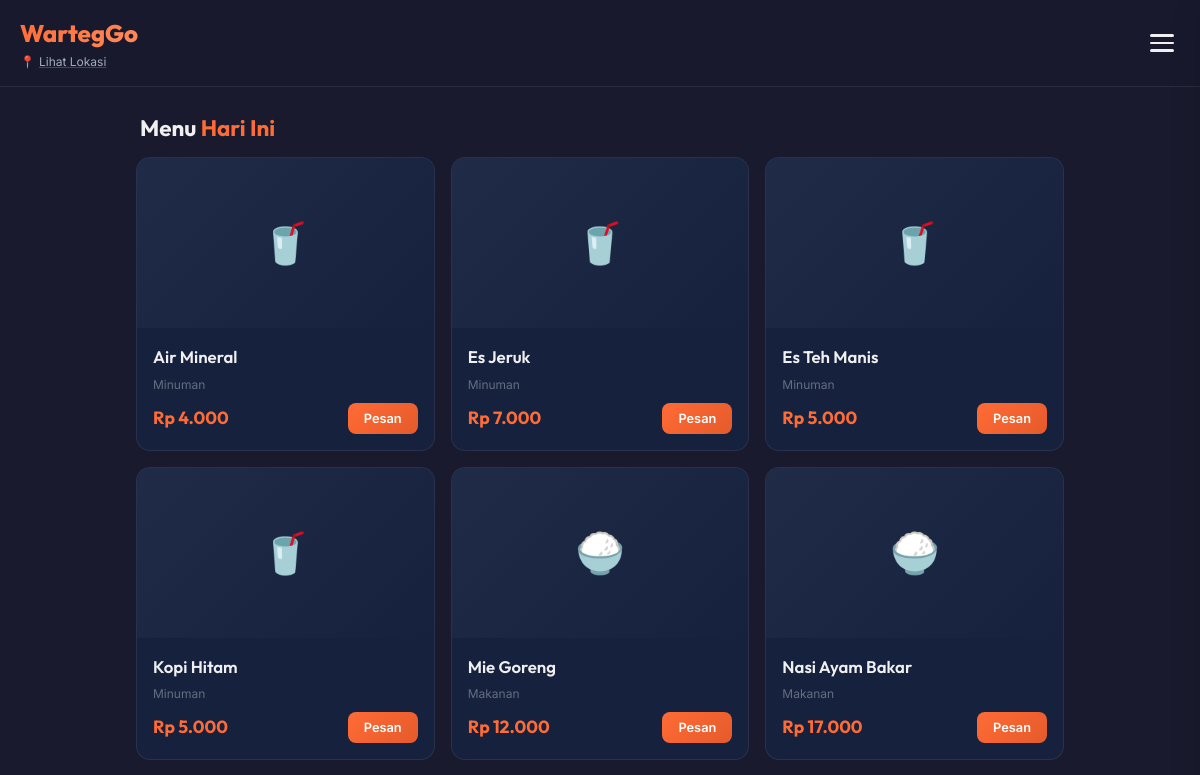
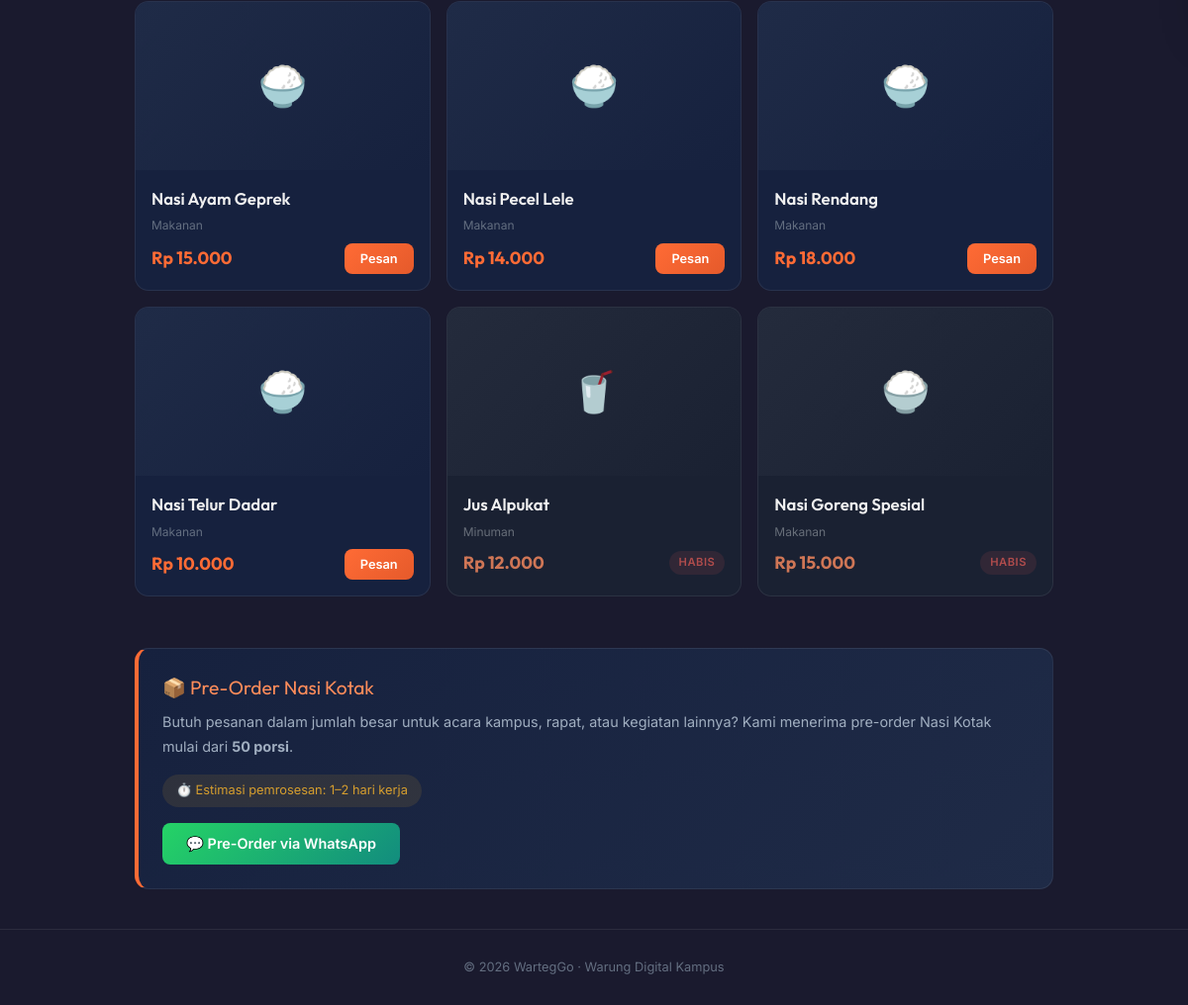
The page / on the database its author committed (2 pictures, top to bottom).
### tables this page shows
CREATE TABLE IF NOT EXISTS admin_warung (
    id INT AUTO_INCREMENT PRIMARY KEY,
    username VARCHAR(50) NOT NULL UNIQUE,
    password VARCHAR(255) NOT NULL COMMENT 'bcrypt hash',
    no_whatsapp VARCHAR(20) NOT NULL,
    link_gmaps TEXT DEFAULT NULL,
    nama_warung VARCHAR(100) DEFAULT 'WartegGo',
    created_at TIMESTAMP DEFAULT CURRENT_TIMESTAMP,
    updated_at TIMESTAMP DEFAULT CURRENT_TIMESTAMP ON UPDATE CURRENT_TIMESTAMP
);

CREATE TABLE IF NOT EXISTS menu (
    id INT AUTO_INCREMENT PRIMARY KEY,
    nama_menu VARCHAR(100) NOT NULL,
    kategori ENUM('makanan', 'minuman') NOT NULL,
    harga INT NOT NULL,
    stok_status TINYINT(1) DEFAULT 1 COMMENT '1=tersedia, 0=habis',
    gambar VARCHAR(255) DEFAULT NULL,
    created_at TIMESTAMP DEFAULT CURRENT_TIMESTAMP,
    updated_at TIMESTAMP DEFAULT CURRENT_TIMESTAMP ON UPDATE CURRENT_TIMESTAMP
);

### config/database.php (called while the page is built, shortened)
<?php
function formatRupiah($angka) {
    return 'Rp ' . number_format($angka, 0, ',', '.');
}
function e($string) {
    return htmlspecialchars($string ?? '', ENT_QUOTES, 'UTF-8');
}
function getAdminData($pdo) {
    $stmt = $pdo->query("SELECT * FROM admin_warung LIMIT 1");
    return $stmt->fetch();
}

### index.php (the view, shortened to what this page needs)
<?php
require_once 'config/database.php';
$admin = getAdminData($pdo);
$noWa = $admin['no_whatsapp'] ?? '6281234567890';
$linkGmaps = $admin['link_gmaps'] ?? '#';
$namaWarung = $admin['nama_warung'] ?? 'WartegGo';
$stmt = $pdo->query("SELECT * FROM menu ORDER BY stok_status DESC, nama_menu ASC");
$menus = $stmt->fetchAll();
$cssPath = 'assets/css/style.css';
require_once 'includes/header.php';
?>
<body data-whatsapp="<?= e($noWa) ?>">
<nav class="navbar" id="navbar">
    <div class="navbar__brand">
        <div>
            <div class="navbar__logo"><?= e($namaWarung) ?></div>
            <div class="navbar__location">
                📍 <a href="<?= e($linkGmaps) ?>" target="_blank" rel="noopener">Lihat Lokasi</a>
            </div>
        </div>
    </div>
    <button class="hamburger" id="hamburger" aria-label="Menu">
        <span></span><span></span><span></span>
    </button>
</nav>
<main class="container">
    <h1 class="section-title">Menu <span>Hari Ini</span></h1>
    <div class="menu-grid" id="menuGrid">
        <?php foreach ($menus as $menu): ?>
            <?php $isHabis = $menu['stok_status'] == 0; ?>
            <div class="menu-card <?= $isHabis ? 'habis' : '' ?>" data-kategori="<?= e($menu['kategori']) ?>">
                <?php if (!empty($menu['gambar']) && file_exists('assets/uploads/' . $menu['gambar'])): ?>
                    <img src="assets/uploads/<?= e($menu['gambar']) ?>" alt="<?= e($menu['nama_menu']) ?>" class="menu-card__img" loading="lazy">
                <?php else: ?>
                    <div class="menu-card__img-placeholder">
                        <?= $menu['kategori'] === 'makanan' ? '🍚' : '🥤' ?>
                    </div>
                <?php endif; ?>
                <div class="menu-card__body">
                    <div class="menu-card__name"><?= e($menu['nama_menu']) ?></div>
                    <div class="menu-card__kategori"><?= e($menu['kategori']) ?></div>
                    <div class="menu-card__footer">
                        <span class="menu-card__price"><?= formatRupiah($menu['harga']) ?></span>
                        <?php if ($isHabis): ?>
                            <span class="badge badge--habis">Habis</span>
                        <?php else: ?>
                            <button class="btn-pesan" data-order="<?= e($menu['nama_menu']) ?>">Pesan</button>
                        <?php endif; ?>
                    </div>
                </div>
            </div>
        <?php endforeach; ?>
    </div>
    <div class="preorder-banner">
        <div class="preorder-banner__title">📦 Pre-Order Nasi Kotak</div>
        <p class="preorder-banner__text">
            Butuh pesanan dalam jumlah besar untuk acara kampus, rapat, atau kegiatan lainnya?
            Kami menerima pre-order Nasi Kotak mulai dari <strong>50 porsi</strong>.
        </p>
        <div class="preorder-banner__info">⏱️ Estimasi pemrosesan: 1–2 hari kerja</div>
        <br>
        <button class="btn btn--wa" id="preorderWaBtn">💬 Pre-Order via WhatsApp</button>
    </div>
</main>
<footer class="footer">
    &copy; <?= date('Y') ?> <?= e($namaWarung) ?> &middot; Warung Digital Kampus
</footer>
<?php require_once 'includes/footer.php'; ?>

### includes/header.php (shortened to what this page needs)
<!DOCTYPE html>
<html lang="id">
<head>
    <link rel="stylesheet" href="<?= $cssPath ?? 'assets/css/style.css' ?>">
</head>
<body>

### includes/footer.php (shortened to what this page needs)
</body>
</html>

### rows shown on the page
admin_warung: nama_warung "WartegGo"
menu: nama_menu "Air Mineral", kategori "Minuman", harga "Rp 4.000"
menu: nama_menu "Es Jeruk", kategori "Minuman", harga "Rp 7.000"
menu: nama_menu "Es Teh Manis", kategori "Minuman", harga "Rp 5.000"
menu: nama_menu "Kopi Hitam", kategori "Minuman", harga "Rp 5.000"
menu: nama_menu "Mie Goreng", kategori "Makanan", harga "Rp 12.000"
menu: nama_menu "Nasi Ayam Bakar", kategori "Makanan", harga "Rp 17.000"
menu: nama_menu "Nasi Ayam Geprek", kategori "Makanan", harga "Rp 15.000"
menu: nama_menu "Nasi Pecel Lele", kategori "Makanan", harga "Rp 14.000"
menu: nama_menu "Nasi Rendang", kategori "Makanan", harga "Rp 18.000"
menu: nama_menu "Nasi Telur Dadar", kategori "Makanan", harga "Rp 10.000"
menu: nama_menu "Jus Alpukat", kategori "Minuman", harga "Rp 12.000", stok_status "HABIS"
menu: nama_menu "Nasi Goreng Spesial", kategori "Makanan", harga "Rp 15.000", stok_status "HABIS"
